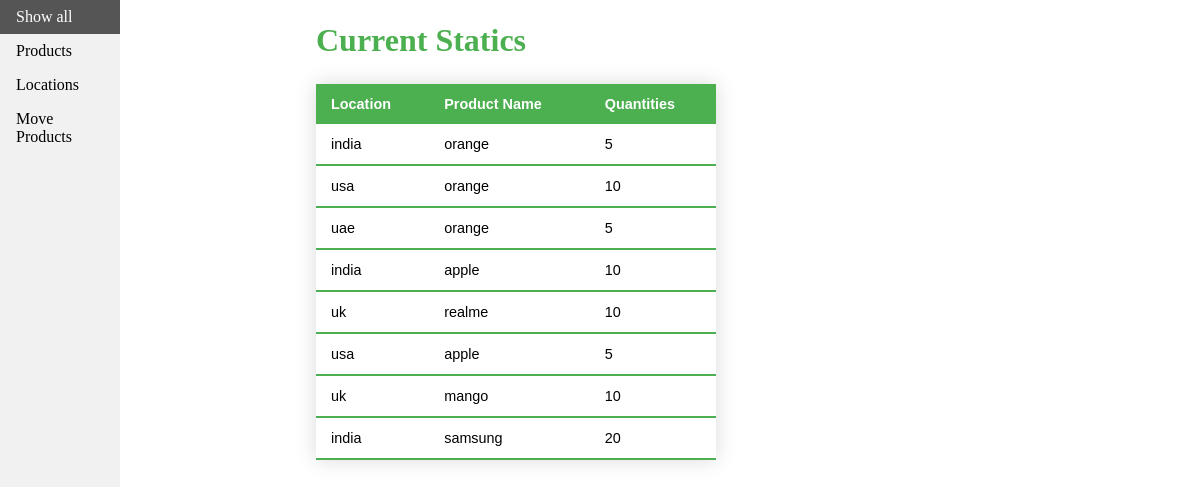
The page / on the database its author committed.
### app.py (models this page shows, shortened)
class Locations(db.Model):
    id = db.Column(db.Integer, primary_key=True)
    name = db.Column(db.String(100), unique=True, nullable=False)

class Products(db.Model):
    id = db.Column(db.Integer, primary_key=True)
    name = db.Column(db.String(100), unique=True, nullable=False)
    quantity = db.Column(db.Integer)

class ProductMovement(db.Model):
    id = db.Column(db.Integer, primary_key=True)
    from_location_id = db.Column(db.Integer(), db.ForeignKey(Locations.id))
    to_location_id = db.Column(db.Integer(), db.ForeignKey(Locations.id))
    product_id = db.Column(db.Integer(), db.ForeignKey(Products.id), nullable=False)
    from_location = db.relationship(Locations, foreign_keys=[from_location_id])
    to_location = db.relationship(Locations, foreign_keys=[to_location_id])
    product = db.relationship(Products, foreign_keys=[product_id])
    quantity = db.Column(db.Integer(), nullable=False)
    time_created = db.Column(db.DateTime, server_default=db.func.now())

### app.py (the view)
@app.route('/')
def index():
    return render_template('index.html', mp = ProductMovement.query.all(), p = Products.query.all(), l = Locations.query.all())

### templates/index.html (shortened to what this page needs)
<!DOCTYPE html>
<html>
<head>
    <link rel='stylesheet' type='text/css' media='screen' href="{{ url_for('static', filename='main.css') }}">
</head>
<body>
    <ul>
        <li><a class="active" href="{{ url_for('index') }}">Show all</a></li>
        <li><a href="{{ url_for('products_view') }}">Products</a></li>
        <li><a href="{{ url_for('locations_view') }}">Locations</a></li>
        <li><a href="{{ url_for('move_view') }}">Move Products</a></li>
    </ul>
    <div style="margin-left:25%;padding:1px 16px;height:1000px;">
        <h1>Current Statics</h1>
        <table class="styled-table">
            <thead>
                <tr>
                    <th>Location</th>
                    <th>Product Name</th>
                    <th>Quantities</th>
                </tr>
            </thead>
            {% for pr in mp %}
            {% if pr.quantity != 0 %}
            <tbody>
                <tr>
                    <td>
                        {% for lc in l %}
                        {% if lc.id == pr.to_location_id %}
                        {{ lc.name }}
                        {% endif %}
                        {% endfor %}
                    </td>
                    <td class="active-row">
                        {% for pc in p %}
                        {% if pc.id == pr.product_id %}
                        {{ pc.name }}
                        {% endif %}
                        {% endfor %}
                    </td>
                    <td>{{ pr.quantity }}</td>
                </tr>
            {% endif %}
            {% endfor %}
            </tbody>
        </table>
    </div>
</body>
</html>

### static/main.css (style rules this page uses)
body { margin: 0; }
ul { list-style-type: none; margin: 0; padding: 0; width: 10%; background-color: #f1f1f1; height: 100%; position: fixed; overflow: auto; }
li a { display: block; color: #000; padding: 8px 16px; text-decoration: none; }
.active { background-color: #4CAF50; color: white; }
h1 { color: #4CAF50; }
.styled-table { border-collapse: collapse; margin: 25px 0; font-size: 0.9em; font-family: sans-serif; min-width: 400px; box-shadow: 0 0 20px rgba(0, 0, 0, 0.15); }
.styled-table thead tr { background-color: #4CAF50; color: #ffffff; text-align: left; }
.styled-table th, .styled-table td { padding: 12px 15px; }
.styled-table tbody tr { border-bottom: 1px solid #dddddd; }
.styled-table tbody tr:last-of-type { border-bottom: 2px solid #4CAF50; }

### rows shown on the page
ProductMovement: quantity "5"
Locations: name "india"
Products: name "orange"
ProductMovement: quantity "10"
Locations: name "usa"
ProductMovement: quantity "5"
Locations: name "uae"
ProductMovement: quantity "10"
Products: name "apple"
ProductMovement: quantity "10"
Locations: name "uk"
Products: name "realme"
ProductMovement: quantity "5"
ProductMovement: quantity "10"
Products: name "mango"
ProductMovement: quantity "20"
Products: name "samsung"
